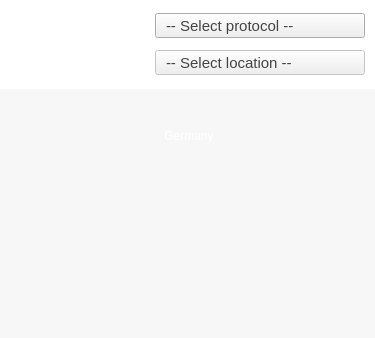
<?xml version="1.0" encoding="UTF-8"?>
<ui version="4.0">
 <class>MapScreen</class>
 <widget class="QDialog" name="MapScreen">
  <property name="geometry">
   <rect>
    <x>0</x>
    <y>0</y>
    <width>375</width>
    <height>338</height>
   </rect>
  </property>
  <property name="windowTitle">
   <string>Safejumper</string>
  </property>
  <widget class="QFrame" name="frameLogo">
   <property name="geometry">
    <rect>
     <x>0</x>
     <y>0</y>
     <width>375</width>
     <height>89</height>
    </rect>
   </property>
   <property name="palette">
    <palette>
     <active>
      <colorrole role="Button">
       <brush brushstyle="SolidPattern">
        <color alpha="255">
         <red>255</red>
         <green>255</green>
         <blue>255</blue>
        </color>
       </brush>
      </colorrole>
      <colorrole role="Base">
       <brush brushstyle="SolidPattern">
        <color alpha="255">
         <red>255</red>
         <green>255</green>
         <blue>255</blue>
        </color>
       </brush>
      </colorrole>
      <colorrole role="Window">
       <brush brushstyle="SolidPattern">
        <color alpha="255">
         <red>255</red>
         <green>255</green>
         <blue>255</blue>
        </color>
       </brush>
      </colorrole>
     </active>
     <inactive>
      <colorrole role="Button">
       <brush brushstyle="SolidPattern">
        <color alpha="255">
         <red>255</red>
         <green>255</green>
         <blue>255</blue>
        </color>
       </brush>
      </colorrole>
      <colorrole role="Base">
       <brush brushstyle="SolidPattern">
        <color alpha="255">
         <red>255</red>
         <green>255</green>
         <blue>255</blue>
        </color>
       </brush>
      </colorrole>
      <colorrole role="Window">
       <brush brushstyle="SolidPattern">
        <color alpha="255">
         <red>255</red>
         <green>255</green>
         <blue>255</blue>
        </color>
       </brush>
      </colorrole>
     </inactive>
     <disabled>
      <colorrole role="Button">
       <brush brushstyle="SolidPattern">
        <color alpha="255">
         <red>255</red>
         <green>255</green>
         <blue>255</blue>
        </color>
       </brush>
      </colorrole>
      <colorrole role="Base">
       <brush brushstyle="SolidPattern">
        <color alpha="255">
         <red>255</red>
         <green>255</green>
         <blue>255</blue>
        </color>
       </brush>
      </colorrole>
      <colorrole role="Window">
       <brush brushstyle="SolidPattern">
        <color alpha="255">
         <red>255</red>
         <green>255</green>
         <blue>255</blue>
        </color>
       </brush>
      </colorrole>
     </disabled>
    </palette>
   </property>
   <property name="autoFillBackground">
    <bool>false</bool>
   </property>
   <property name="styleSheet">
    <string notr="true">QFrame
{
  background-color: #ffffff;
  border: 0;
}</string>
   </property>
   <property name="frameShape">
    <enum>QFrame::StyledPanel</enum>
   </property>
   <property name="frameShadow">
    <enum>QFrame::Raised</enum>
   </property>
   <widget class="QGraphicsView" name="gvLogoRound">
    <property name="geometry">
     <rect>
      <x>13</x>
      <y>16</y>
      <width>57</width>
      <height>57</height>
     </rect>
    </property>
    <property name="focusPolicy">
     <enum>Qt::NoFocus</enum>
    </property>
    <property name="styleSheet">
     <string notr="true">QGraphicsView
{
  border-image: url(:/imgs/logo2.png);
}</string>
    </property>
    <property name="interactive">
     <bool>false</bool>
    </property>
   </widget>
   <widget class="QPushButton" name="backButton">
    <property name="geometry">
     <rect>
      <x>6</x>
      <y>16</y>
      <width>71</width>
      <height>57</height>
     </rect>
    </property>
    <property name="cursor">
     <cursorShape>PointingHandCursor</cursorShape>
    </property>
    <property name="focusPolicy">
     <enum>Qt::NoFocus</enum>
    </property>
    <property name="styleSheet">
     <string notr="true">QPushButton
{
  border:0px;
  color: #ff0000;
background: transparent;
border-image: url(:/imgs/logo3-norm.png);
}
QPushButton:hover
{
border-image: url(:/imgs/logo3.png);
}</string>
    </property>
    <property name="text">
     <string/>
    </property>
   </widget>
   <widget class="QLabel" name="L_1">
    <property name="geometry">
     <rect>
      <x>120</x>
      <y>13</y>
      <width>25</width>
      <height>25</height>
     </rect>
    </property>
    <property name="styleSheet">
     <string notr="true">QLabel
{
	border:0px;
	color: #ffffff;
border-image: url(:/imgs/l-1.png);
}</string>
    </property>
    <property name="text">
     <string/>
    </property>
   </widget>
   <widget class="QLabel" name="L_2">
    <property name="geometry">
     <rect>
      <x>120</x>
      <y>50</y>
      <width>25</width>
      <height>25</height>
     </rect>
    </property>
    <property name="styleSheet">
     <string notr="true">QLabel
{
	border:0px;
	color: #ffffff;
border-image: url(:/imgs/l-2-inactive.png);
}</string>
    </property>
    <property name="text">
     <string/>
    </property>
   </widget>
   <widget class="QComboBox" name="protocolComboBox">
    <property name="geometry">
     <rect>
      <x>155</x>
      <y>13</y>
      <width>210</width>
      <height>25</height>
     </rect>
    </property>
    <property name="font">
     <font>
      <family>Helvetica Neue</family>
      <pointsize>11</pointsize>
     </font>
    </property>
    <property name="styleSheet">
     <string notr="true">QComboBox
{
color: #444444;

border-image: url(:/imgs/dd-protocol.png);
}
QComboBox QAbstractItemView 
{
subcontrol-origin: margin;
subcontrol-position: top left;
}
QComboBox::drop-down 
{
width: 25px;
border-top-right-radius: 3px;
border-bottom-right-radius: 3px;
}
QComboBox::down-arrow 
{
image: none;
width: 25px;
height: 25px;
}
QComboBox::down-arrow:hover
{
image: none;
width: 25px;
height: 25px;
}

QComboBox 
{
	padding-left: 10px;
	padding-right: 0px; /* space for the arrow */
}

QComboBox::drop-down 
{
	subcontrol-origin: top;
	subcontrol-position: top right;
	width: 0px;
	border-style: none;
	border-image: none;
}</string>
    </property>
    <property name="currentText">
     <string>-- Select protocol --</string>
    </property>
    <property name="maxVisibleItems">
     <number>13</number>
    </property>
    <item>
     <property name="text">
      <string>-- Select protocol --</string>
     </property>
    </item>
   </widget>
   <widget class="QComboBox" name="locationComboBox">
    <property name="enabled">
     <bool>false</bool>
    </property>
    <property name="geometry">
     <rect>
      <x>155</x>
      <y>50</y>
      <width>210</width>
      <height>25</height>
     </rect>
    </property>
    <property name="font">
     <font>
      <family>Helvetica Neue</family>
      <pointsize>11</pointsize>
     </font>
    </property>
    <property name="styleSheet">
     <string notr="true">QComboBox
{
color: #444444;

border-image: url(:/imgs/dd-protocol.png);
}
QComboBox QAbstractItemView 
{
subcontrol-origin: margin;
subcontrol-position: top left;
}
QComboBox::drop-down 
{
width: 25px;
border-top-right-radius: 3px;
border-bottom-right-radius: 3px;
}
QComboBox::down-arrow 
{
image: none;
width: 25px;
height: 25px;
}
QComboBox::down-arrow:hover
{
image: none;
width: 25px;
height: 25px;
}

QComboBox {
	padding-left: 10px;
	padding-right: 0px; /* space for the arrow */
}

QComboBox::drop-down {
	subcontrol-origin: top;
	subcontrol-position: top right;
	width: 0px;
	border-style: none;
	border-image: none;
}
</string>
    </property>
    <item>
     <property name="text">
      <string>-- Select location --</string>
     </property>
    </item>
   </widget>
   <widget class="QListView" name="lv_Location">
    <property name="geometry">
     <rect>
      <x>10</x>
      <y>100</y>
      <width>350</width>
      <height>181</height>
     </rect>
    </property>
    <property name="font">
     <font>
      <family>Helvetica</family>
      <pointsize>11</pointsize>
     </font>
    </property>
    <property name="styleSheet">
     <string notr="true">QListView
{
background: solid #f7f7f7;
}
QListView::item
{
/*color: #202020;*/
color: #f7f7f7;	/*invisible*/
height: 24;
border-image: url(:/imgs/dd-row.png);
background: solid #f7f7f7;
}
QListView::item:checked
{
border-image: url(:/imgs/e-error-241.png);
}
QListView::item:active
{
border-image: url(:/imgs/e-error-241.png);
}
QListView::item:selected
{
border-image: url(:/imgs/dd-selectionrow.png);
}

</string>
    </property>
   </widget>
   <widget class="QListView" name="lv_Protocol">
    <property name="geometry">
     <rect>
      <x>0</x>
      <y>100</y>
      <width>210</width>
      <height>230</height>
     </rect>
    </property>
    <property name="font">
     <font>
      <family>Helvetica</family>
      <pointsize>11</pointsize>
     </font>
    </property>
    <property name="styleSheet">
     <string notr="true">QListView
{
background: solid #f7f7f7;
}
QListView::item 
{
color: #202020;
height: 24;
border-image: url(:/imgs/dd-row.png);
background: solid #f7f7f7;
}
QListView::item:selected
{
color: #FFFFFF;
border-image: url(:/imgs/dd-selectionrow.png);
}</string>
    </property>
   </widget>
  </widget>
  <widget class="QFrame" name="frameBottom">
   <property name="geometry">
    <rect>
     <x>0</x>
     <y>89</y>
     <width>375</width>
     <height>251</height>
    </rect>
   </property>
   <property name="palette">
    <palette>
     <active>
      <colorrole role="Button">
       <brush brushstyle="SolidPattern">
        <color alpha="255">
         <red>247</red>
         <green>247</green>
         <blue>247</blue>
        </color>
       </brush>
      </colorrole>
      <colorrole role="Light">
       <brush brushstyle="SolidPattern">
        <color alpha="255">
         <red>255</red>
         <green>0</green>
         <blue>0</blue>
        </color>
       </brush>
      </colorrole>
      <colorrole role="Base">
       <brush brushstyle="SolidPattern">
        <color alpha="255">
         <red>247</red>
         <green>247</green>
         <blue>247</blue>
        </color>
       </brush>
      </colorrole>
      <colorrole role="Window">
       <brush brushstyle="SolidPattern">
        <color alpha="255">
         <red>247</red>
         <green>247</green>
         <blue>247</blue>
        </color>
       </brush>
      </colorrole>
     </active>
     <inactive>
      <colorrole role="Button">
       <brush brushstyle="SolidPattern">
        <color alpha="255">
         <red>247</red>
         <green>247</green>
         <blue>247</blue>
        </color>
       </brush>
      </colorrole>
      <colorrole role="Light">
       <brush brushstyle="SolidPattern">
        <color alpha="255">
         <red>255</red>
         <green>0</green>
         <blue>0</blue>
        </color>
       </brush>
      </colorrole>
      <colorrole role="Base">
       <brush brushstyle="SolidPattern">
        <color alpha="255">
         <red>247</red>
         <green>247</green>
         <blue>247</blue>
        </color>
       </brush>
      </colorrole>
      <colorrole role="Window">
       <brush brushstyle="SolidPattern">
        <color alpha="255">
         <red>247</red>
         <green>247</green>
         <blue>247</blue>
        </color>
       </brush>
      </colorrole>
     </inactive>
     <disabled>
      <colorrole role="Button">
       <brush brushstyle="SolidPattern">
        <color alpha="255">
         <red>247</red>
         <green>247</green>
         <blue>247</blue>
        </color>
       </brush>
      </colorrole>
      <colorrole role="Light">
       <brush brushstyle="SolidPattern">
        <color alpha="255">
         <red>255</red>
         <green>0</green>
         <blue>0</blue>
        </color>
       </brush>
      </colorrole>
      <colorrole role="Base">
       <brush brushstyle="SolidPattern">
        <color alpha="255">
         <red>247</red>
         <green>247</green>
         <blue>247</blue>
        </color>
       </brush>
      </colorrole>
      <colorrole role="Window">
       <brush brushstyle="SolidPattern">
        <color alpha="255">
         <red>247</red>
         <green>247</green>
         <blue>247</blue>
        </color>
       </brush>
      </colorrole>
     </disabled>
    </palette>
   </property>
   <property name="autoFillBackground">
    <bool>false</bool>
   </property>
   <property name="styleSheet">
    <string notr="true">QFrame
{
  background-color: #f7f7f7;
  border: 0;
}
</string>
   </property>
   <property name="frameShape">
    <enum>QFrame::StyledPanel</enum>
   </property>
   <property name="frameShadow">
    <enum>QFrame::Raised</enum>
   </property>
   <widget class="QLabel" name="line_1">
    <property name="geometry">
     <rect>
      <x>0</x>
      <y>0</y>
      <width>375</width>
      <height>3</height>
     </rect>
    </property>
    <property name="styleSheet">
     <string notr="true">QLabel
{
  border:0px;
  border-image: url(:/imgs/h-line.png);
}</string>
    </property>
    <property name="text">
     <string/>
    </property>
   </widget>
   <widget class="QLabel" name="line_4">
    <property name="geometry">
     <rect>
      <x>0</x>
      <y>185</y>
      <width>375</width>
      <height>3</height>
     </rect>
    </property>
    <property name="styleSheet">
     <string notr="true">QLabel
{
	border:0px;
	border-image: url(:/imgs/h-line.png);
}</string>
    </property>
    <property name="text">
     <string/>
    </property>
   </widget>
   <widget class="QPushButton" name="settingsButton">
    <property name="geometry">
     <rect>
      <x>195</x>
      <y>200</y>
      <width>110</width>
      <height>41</height>
     </rect>
    </property>
    <property name="font">
     <font>
      <family>Helvetica Neue</family>
      <pointsize>10</pointsize>
     </font>
    </property>
    <property name="cursor">
     <cursorShape>PointingHandCursor</cursorShape>
    </property>
    <property name="focusPolicy">
     <enum>Qt::NoFocus</enum>
    </property>
    <property name="styleSheet">
     <string notr="true">QPushButton
{
	border:0px;
	color: #ffffff;
	border-image: url(:/imgs/b-settings-norm.png);
}
QPushButton:hover:!pressed
{
	border-image: url(:/imgs/b-settings-hover.png);
}
QPushButton:pressed
{
	border-image: url(:/imgs/b-settings-pressed.png);
}</string>
    </property>
    <property name="text">
     <string/>
    </property>
   </widget>
   <widget class="QPushButton" name="connectButton">
    <property name="geometry">
     <rect>
      <x>70</x>
      <y>200</y>
      <width>110</width>
      <height>41</height>
     </rect>
    </property>
    <property name="font">
     <font>
      <family>Helvetica Neue</family>
      <pointsize>10</pointsize>
     </font>
    </property>
    <property name="cursor">
     <cursorShape>PointingHandCursor</cursorShape>
    </property>
    <property name="focusPolicy">
     <enum>Qt::NoFocus</enum>
    </property>
    <property name="styleSheet">
     <string notr="true">QPushButton
{
	border:0px;
	color: #ffffff;
	border-image: url(:/imgs/b-connect-norm.png);
}
QPushButton:hover:!pressed
{
	border-image: url(:/imgs/b-connect-hover.png);
}
QPushButton:pressed
{
	border-image: url(:/imgs/b-connect-pressed.png);
}</string>
    </property>
    <property name="text">
     <string/>
    </property>
   </widget>
   <widget class="QLabel" name="L_Map">
    <property name="geometry">
     <rect>
      <x>0</x>
      <y>7</y>
      <width>375</width>
      <height>177</height>
     </rect>
    </property>
    <property name="styleSheet">
     <string notr="true">QLabel
{
	border:0px;
	color: #ffffff;
border-image: url(:/imgs/map.png);
}</string>
    </property>
    <property name="text">
     <string/>
    </property>
   </widget>
   <widget class="QLabel" name="L_Mark">
    <property name="geometry">
     <rect>
      <x>139</x>
      <y>30</y>
      <width>100</width>
      <height>40</height>
     </rect>
    </property>
    <property name="styleSheet">
     <string notr="true">QLabel
{
	border:0px transparent;
	color: #ffffff;
border-image: url(:/imgs/map-border.png);
background: transparent;
padding-bottom: 7px;
}</string>
    </property>
    <property name="text">
     <string>Germany</string>
    </property>
    <property name="alignment">
     <set>Qt::AlignCenter</set>
    </property>
   </widget>
  </widget>
 </widget>
 <resources/>
 <connections/>
</ui>
